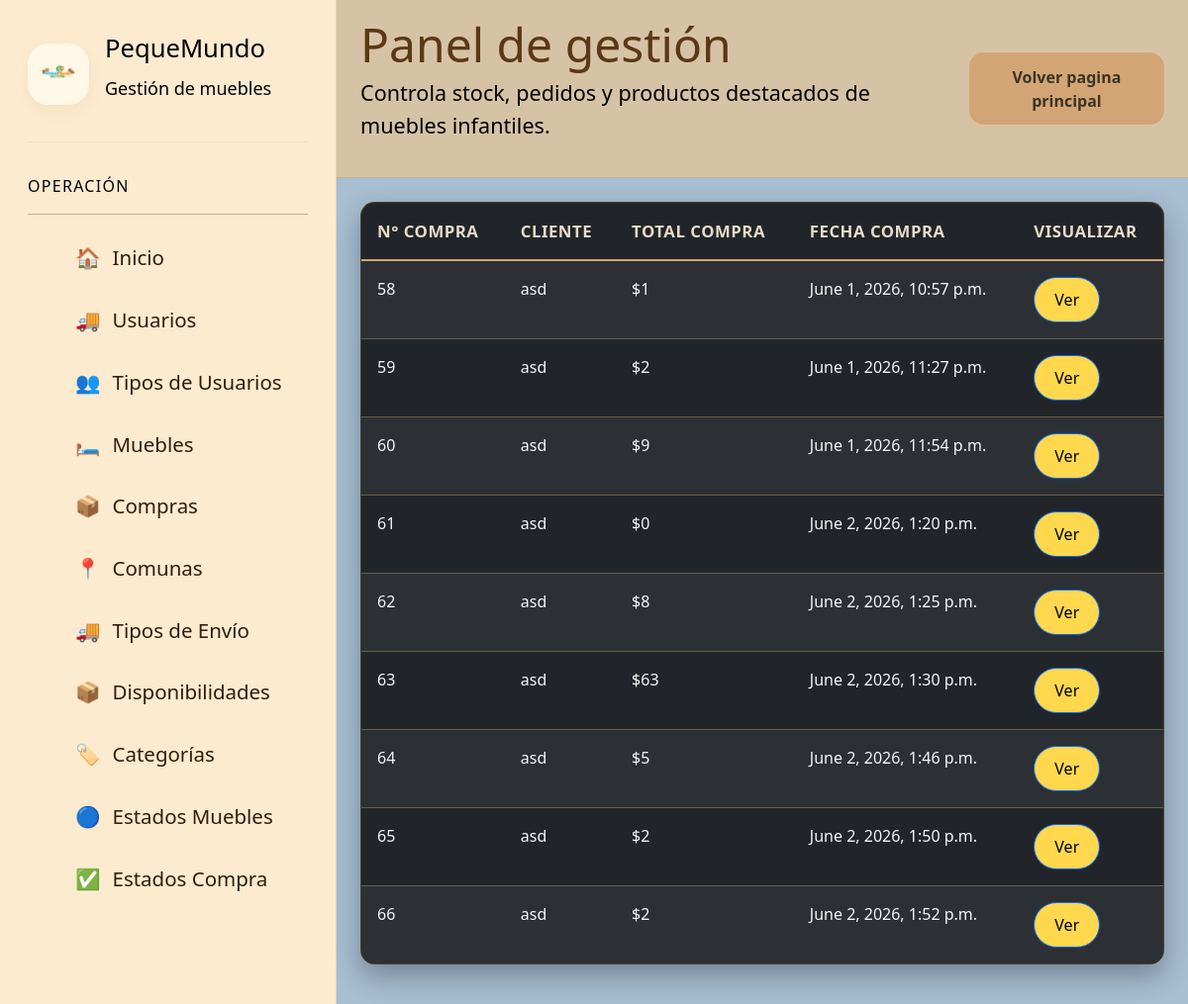
Page /paginaGestionCompras/ (signed in) on the earlier database version.
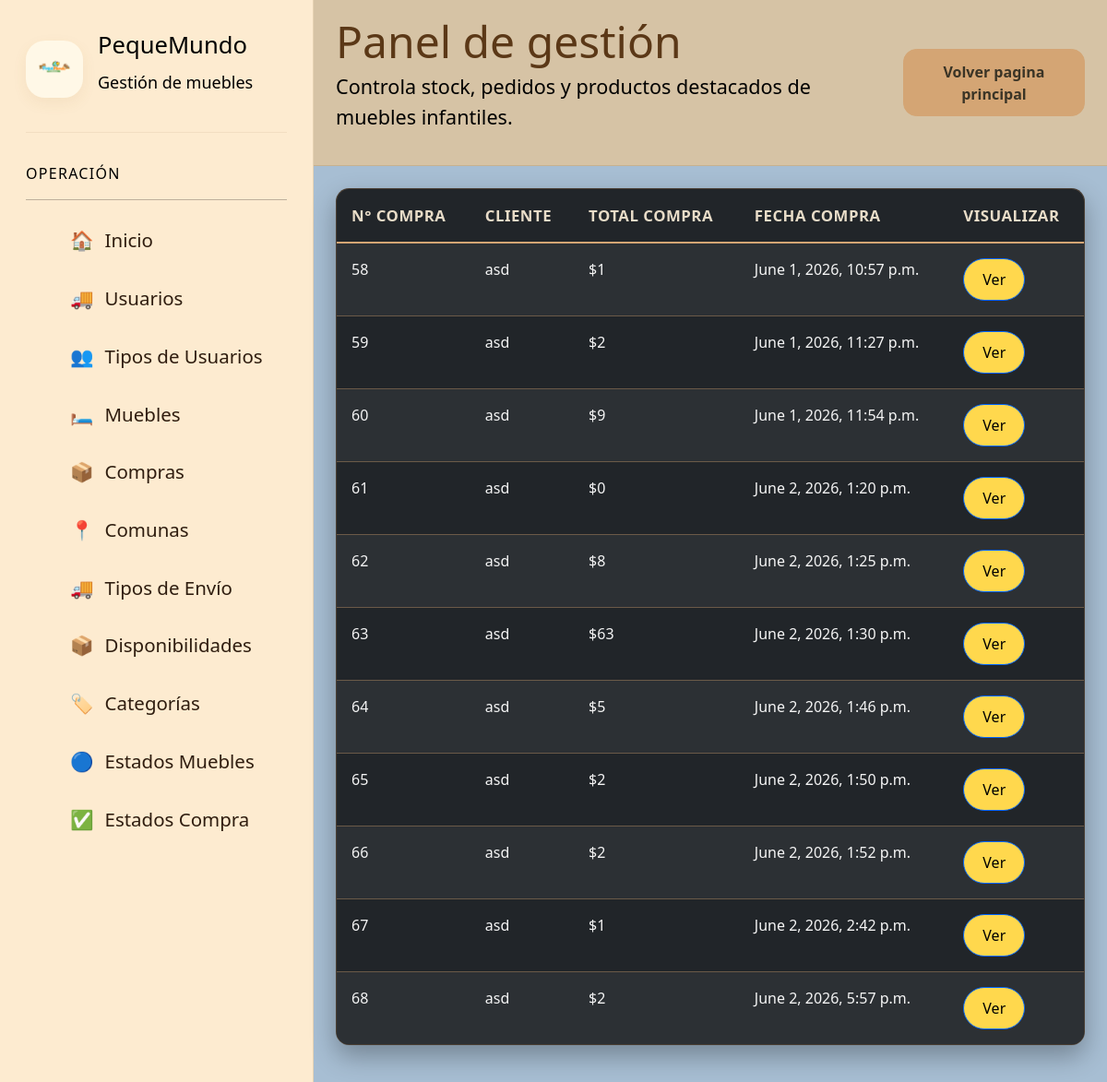
Same page on the later database version.
### app/models.py (models this page shows, shortened)
class compra(models.Model):
    idCompra = models.AutoField(primary_key=True)
    idCliente = models.ForeignKey(
        cuenta,
        on_delete=models.CASCADE
    )
    total = models.IntegerField(default=0)
    fecha = models.DateTimeField(auto_now_add=True)
    completada = models.BooleanField(default=False)

class cuenta(models.Model):
    id = models.AutoField(primary_key=True)
    usuario_cuenta =  models.IntegerField(default=0)
    nombre = models.CharField(max_length=70)
    direccion = models.CharField(max_length=70)
    correo = models.CharField(max_length=70)
    rut = models.CharField(max_length=9)
    telefono = models.CharField(max_length=9,null=True)
    comuna = models.ForeignKey(
        comuna,
        on_delete= models.CASCADE
    )

### app/views.py (the view)
# urls.py: path('paginaGestionCompras/', paginaGestionCompras,name='IDpaginaGestionCompras'),
@login_required
@user_passes_test(lambda u: u.groups.filter(name__in=['admin', 'vendedores', 'finanzas']).exists(),login_url='IDindex')
def paginaGestionCompras(request):
    comprasTotales = compra.objects.all()
    detalleComprasTotales = detalleCompra.objects.all()
    datos = {
        'compras':comprasTotales,
        'detalleCompras':detalleComprasTotales,
    }
    return render(request,'gestiones/administracion/gestionPedidos.html',datos)

### app/templates/gestiones/administracion/gestionPedidos.html (shortened to what this page needs)
{% load static %}
{% include 'gestiones/baseGestion/navbarGestion.html' %}
            <table class="table table-dark table-striped table-hover">
                <thead>
                    <tr>
                        <th>N° Compra</th>
                        <th>Cliente</th>
                        <th>Total Compra</th>
                        <th>Fecha Compra</th>
                        <th>Visualizar</th>
                    </tr>
                </thead>
                <tbody>
                    {% for x in compras %}
                    <tr>
                        <td>{{ x.idCompra }}</td>
                        <td>{{ x.idCliente.nombre }}</td>
                        <td>${{ x.total }}</td>
                        <td>{{ x.fecha }}</td>
                        <td>
                            <button
                                type="button"
                                class="btn-ver"
                                data-bs-toggle="modal"
                                data-bs-target="#modalCompra{{ x.idCompra }}"
                            >
                                Ver
                            </button>
                        </td>
                    </tr>
                    {% endfor %}
                </tbody>
            </table>
        </main>
{% include 'gestiones/baseGestion/footerGestion.html' %}

### app/templates/gestiones/baseGestion/navbarGestion.html (shortened to what the changed rows need)
{% load static %}
<!DOCTYPE html>
<html lang="es" data-theme="light">
<head>
    <link href="https://api.fontshare.com/v2/css?f[]=satoshi@400,500,700,900&display=swap" rel="stylesheet">
    <link
        href="https://cdn.jsdelivr.net/npm/bootstrap@5.3.3/dist/css/bootstrap.min.css"
        rel="stylesheet"
    >
    <link rel="stylesheet" href="../../../static/css/gestionmuebles.css">
    <link rel="stylesheet" href="../../../static/css/gestionpedidos.css">
    <link rel="stylesheet" href="../../../static/css/gestionusuarios.css">
    <link rel="stylesheet" href="../../../static/css/gestioncomunas.css">
    <link rel="stylesheet" href="../../../static/css/gestiontiposenvio.css">
    <link rel="stylesheet" href="../../../static/css/gestiontiposcuenta.css">
    <link rel="stylesheet" href="../../../static/css/gestionperfiles.css">
    <link rel="stylesheet" href="../../../static/css/gestiondisponibilidades.css">
    <link rel="stylesheet" href="../../../static/css/gestioncategoriamuebles.css">
    <link rel="stylesheet" href="../../../static/css/gestionestadosmuebles.css">
    <link rel="stylesheet" href="../../../static/css/gestionestadosproductoscomprados.css">
</head>
<body  style="background-color: aliceblue;">
    <div class="app">
        <aside class="sidebar"  style="background: #FDEBD0; color: black;" aria-label="Barra lateral principal">
            <div class="brand">
                <div class="brand-copy">
                    <h1>PequeMundo</h1>
                </div>
            </div>
            <div class="nav-group">
                <ul class="nav-list">
                    {% if user.is_authenticated %}
                        {% for group in user.groups.all %}
                            {% if group.name == 'admin'%}
                                <li>
                                    <a class="nav-item" href="{% url 'IDpaginaGestionUsuarios' %}">
                                    <span>🚚</span>
                                    <span>Usuarios</span>
                                    </a>
                                </li>
                                <li>
                                    <a class="nav-item" href="{% url 'IDpaginaGestionPerfiles' %}">
                                    <span>👥</span>
                                    <span>Tipos de Usuarios</span>
                                    </a>
                                </li>
                            {% endif %}
                            {% if group.name == 'admin' or  group.name == 'vendedores' %}
                                <li>
                                    <a class="nav-item" href="{% url 'IDpaginaGestionMuebles' %}">
                                        <span>🛏️</span>
                                        <span>Muebles</span>
                                    </a>
                                </li>
                                <li>
                                    <a class="nav-item" href="{% url 'IDpaginaGestionCompras' %}">
                                        <span>📦</span>
                                        <span>Compras</span>
                                    </a>
                                </li>
                                <li>
                                    <a class="nav-item" href="{% url 'IDpaginaGestionComunas' %}">
                                    <span>📍</span>
                                    <span>Comunas</span>
                                    </a>
                                </li>
                                <li>
                                    <a class="nav-item" href="{% url 'IDpaginaGestionTiposEnvio' %}">
                                    <span>🚚</span>
                                    <span>Tipos de Envío</span>
                                    </a>
                                </li>
                                <li>
                                    <a class="nav-item" href="{% url 'IDpaginaGestionDisponibilidades' %}">
                                    <span>📦</span>
                                    <span>Disponibilidades</span>
                                    </a>
                                </li>
                                <li>
                                    <a class="nav-item" href="{% url 'IDpaginaGestionCategoriasMuebles' %}">
                                    <span>🏷️</span>
                                    <span>Categorías</span>
                                    </a>
                                </li>
                                <li>
                                    <a class="nav-item" href="{% url 'IDpaginaGestionEstadosMuebles' %}">
                                    <span>🔵</span>
                                    <span>Estados Muebles</span>
                                    </a>
                                </li>
                                <li>
                                    <a class="nav-item" href="{% url 'IDpaginaGestionEstadosProductosComprados' %}">
                                    <span>✅</span>
                                    <span>Estados Compra</span>
                                    </a>
                                </li>
                            {% endif %}
                        {% endfor %}
                    {% endif %}
                </ul>
            </div>
        </aside>
        <header class="header" style="background: #D6C3A5;">
            <div>
                <h2>Panel de gestión</h2>
            </div>
        </header>
        <main class="main" id="contenido" style="background-color: #A7BED3;">

Differences in the rows shown:
added compra: idCompra "67", idCliente.nombre "asd", total "1", fecha "June 2, 2026, 2:42 p.m."
added compra: idCompra "68", idCliente.nombre "asd", total "2", fecha "June 2, 2026, 5:57 p.m."
